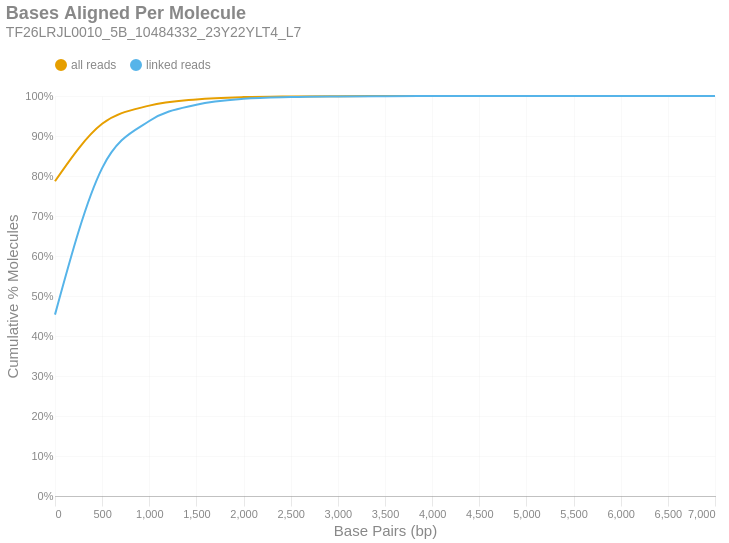

Source (notebook cell):
### Markdown cell above
### Bases Aligned Per Molecule
This is a cumulative frequency distribution showing the number of base pairs aligned per unique molecule. These data are shown in 500 bp bins. There are two distributions: one with `all reads` (yellow) and another with only `linked reads` (blue). The percent of molecules in the `linked reads` distribution is relative to the total number of linked molecules.

### Code cell
if SKIPLR:
    print_html(f"Skipped")
else:
    binned_df = consolidated_hist(valids['aligned_bp'], mask, 500, True)
    with SafeRender(binned_df):
        (
            density_plot(binned_df, 'Bases Aligned Per Molecule', samplename, 'basesper')
            .encode(
                x=alt.X('bin:Q', title="Base Pairs (bp)").axis(tickMinStep=500).scale(padding=0),
                y=alt.Y('value:Q', title='Cumulative % Molecules')
                    .axis(format='%')
                    .scale(domain = [0,1])
                    .stack(False),
                color=alt.Color("key:N").scale(domain = ["all reads", "linked reads"]),
                tooltip = [
                    alt.Tooltip("key:N", title = "Data Type"),
                    alt.Tooltip("range_label:N", title="Bases Aligned Per Molecule"),
                    alt.Tooltip("value:Q", format = ".2%", title="% Molecules (Cum.)")
                ]
            )
        ).display()

### Figure 1 — Vega-Lite specification as saved in the notebook (floating-point values rounded to 4 significant figures)
{"width": "container", "height": 400, "config": {"title": {"anchor": "start", "dy": -15, "fontSize": 18, "color": "#888888", "subtitleColor": "#888888", "subtitleFontSize": 14}, "arc": {"fill": "#0072B2"}, "axis": {"domainColor": "#888888", "domainWidth": 0.5, "gridWidth": 0.2, "grid": false, "titleFontWeight": 400, "titleFontSize": 15, "labelFontSize": 11, "labelColor": "#888888", "tickColor": "#888888", "tickWidth": 0.2, "titleColor": "#888888"}, "axisBand": {"grid": false}, "axisX": {"grid": true, "tickSize": 10, "domainCap": "round"}, "axisY": {"domain": false, "grid": true, "tickSize": 0, "domainCap": "round"}, "background": "transparent", "header": {"labelFontSize": 15, "labelColor": "#888888", "titleFontSize": 15, "titleFontWeight": 600, "titleColor": "#888888"}, "legend": {"labelFont": "sans-serif", "labelFontSize": 12, "labelColor": "#888888", "symbolSize": 100, "symbolType": "circle", "titleFontSize": 12, "titlePadding": 10, "titleColor": "#888888", "title": null, "orient": "top"}, "range": {"category": ["#E69F00", "#56B4E9", "#009E73", "#F0E442", "#0072B2", "#D55E00", "#CC79A7", "#000000"], "diverging": ["#cfe8f3", "#a2d4ec", "#73bfe2", "#46abdb", "#1696d2", "#12719e"]}, "area": {"fill": "#0072B2", "fillOpacity": 0.7, "line": true, "strokeOpacity": 0.7}, "line": {"color": "#0072B2", "stroke": "#0072B2", "strokeWidth": 2}, "trail": {"color": "#0072B2", "stroke": "#0072B2", "strokeWidth": 0, "size": 1}, "point": {"filled": true, "fillOpacity": 1.0, "size": 95}, "text": {"color": "#888888", "fontSize": 11, "align": "right", "fontWeight": 400, "size": 11}, "bar": {"fill": "#0072B2", "stroke": null}, "view": {"stroke": null, "continuousWidth": 660, "continuousHeight": 400}}, "data": {"name": "data-7fa31db76d68e9f0ebcd214cd96d80ad"}, "mark": {"type": "line", "interpolate": "monotone", "point": {"opacity": 0, "size": 275}}, "encoding": {"color": {"field": "key", "scale": {"domain": ["all reads", "linked reads"]}, "type": "nominal"}, "tooltip": [{"field": "key", "title": "Data Type", "type": "nominal"}, {"field": "range_label", "title": "Bases Aligned Per Molecule", "type": "nominal"}, {"field": "value", "format": ".2%", "title": "% Molecules (Cum.)", "type": "quantitative"}], "x": {"axis": {"tickMinStep": 500}, "field": "bin", "scale": {"padding": 0}, "title": "Base Pairs (bp)", "type": "quantitative"}, "y": {"axis": {"format": "%"}, "field": "value", "scale": {"domain": [0, 1]}, "stack": false, "title": "Cumulative % Molecules", "type": "quantitative"}}, "params": [{"name": "param_c36ac31b6afebe62", "select": {"type": "point", "fields": ["key"]}, "bind": "legend"}], "title": {"text": "Bases Aligned Per Molecule", "subtitle": "TF26LRJL0010_5B_10484332_23Y22YLT4_L7"}, "transform": [{"fold": ["all reads (cumsum)", "linked reads (cumsum)"]}, {"calculate": "replace(datum.key, ' (cumsum)', '')", "as": "key"}, {"filter": {"param": "param_c36ac31b6afebe62"}}], "usermeta": {"embedOptions": {"downloadFileName": "TF26LRJL0010_5B_10484332_23Y22YLT4_L7.basesper"}}, "$schema": "https://vega.github.io/schema/vega-lite/v6.4.1.json", "datasets": {"data-7fa31db76d68e9f0ebcd214cd96d80ad": [{"bin": "0.0", "interval": "0.0-500.0", "all reads": 0.787, "linked reads": 0.4534, "all reads (cumsum)": 0.787, "linked reads (cumsum)": 0.4534, "range_label": "0-499"}, {"bin": "500.0", "interval": "500.0-1000.0", "all reads": 0.1434, "linked reads": 0.3663, "all reads (cumsum)": 0.9304, "linked reads (cumsum)": 0.8198, "range_label": "500-999"}, {"bin": "1000.0", "interval": "1000.0-1500.0", "all reads": 0.04545, "linked reads": 0.1177, "all reads (cumsum)": 0.9759, "linked reads (cumsum)": 0.9375, "range_label": "1000-1499"}, {"bin": "1500.0", "interval": "1500.0-2000.0", "all reads": 0.01565, "linked reads": 0.04057, "all reads (cumsum)": 0.9915, "linked reads (cumsum)": 0.9781, "range_label": "1500-1999"}, {"bin": "2000.0", "interval": "2000.0-2500.0", "all reads": 0.005729, "linked reads": 0.01485, "all reads (cumsum)": 0.9973, "linked reads (cumsum)": 0.9929, "range_label": "2000-2499"}, {"bin": "2500.0", "interval": "2500.0-3000.0", "all reads": 0.00172, "linked reads": 0.004458, "all reads (cumsum)": 0.999, "linked reads (cumsum)": 0.9974, "range_label": "2500-2999"}, {"bin": "3000.0", "interval": "3000.0-3500.0", "all reads": 0.0006179, "linked reads": 0.001601, "all reads (cumsum)": 0.9996, "linked reads (cumsum)": 0.999, "range_label": "3000-3499"}, {"bin": "3500.0", "interval": "3500.0-4000.0", "all reads": 0.0002358, "linked reads": 0.0006113, "all reads (cumsum)": 0.9998, "linked reads (cumsum)": 0.9996, "range_label": "3500-3999"}, {"bin": "4000.0", "interval": "4000.0-4500.0", "all reads": 9.869e-05, "linked reads": 0.0002558, "all reads (cumsum)": 0.9999, "linked reads (cumsum)": 0.9998, "range_label": "4000-4499"}, {"bin": "4500.0", "interval": "4500.0-5000.0", "all reads": 3.846e-05, "linked reads": 9.969e-05, "all reads (cumsum)": 1.0, "linked reads (cumsum)": 0.9999, "range_label": "4500-4999"}, {"bin": "5000.0", "interval": "5000.0-5500.0", "all reads": 1.596e-05, "linked reads": 4.138e-05, "all reads (cumsum)": 1.0, "linked reads (cumsum)": 1.0, "range_label": "5000-5499"}, {"bin": "5500.0", "interval": "5500.0-6000.0", "all reads": 6.894e-06, "linked reads": 1.787e-05, "all reads (cumsum)": 1.0, "linked reads (cumsum)": 1.0, "range_label": "5500-5999"}, {"bin": "6000.0", "interval": "6000.0-6500.0", "all reads": 1.451e-06, "linked reads": 3.762e-06, "all reads (cumsum)": 1.0, "linked reads (cumsum)": 1.0, "range_label": "6000-6499"}, {"bin": "6500.0", "interval": "6500.0-7000.0", "all reads": 3.628e-07, "linked reads": 9.405e-07, "all reads (cumsum)": 1.0, "linked reads (cumsum)": 1.0, "range_label": "6500-6999"}, {"bin": "7000.0", "interval": "7000.0-7500.0", "all reads": 3.628e-07, "linked reads": 9.405e-07, "all reads (cumsum)": 1.0, "linked reads (cumsum)": 1.0, "range_label": "7000-7499"}]}}
